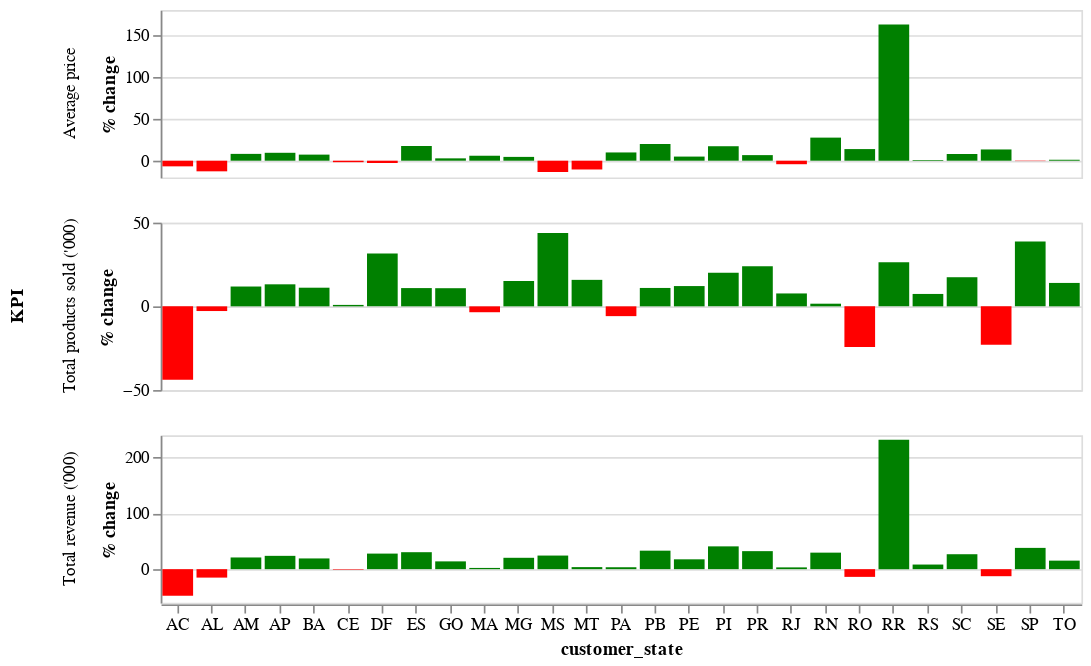

The notebook cell this image was saved under:
### Markdown cell above
This, of course, is not really useful. You don't really need price-volume analysis for above. Where PVM shines, however, is when you want to go a bit deeper. Suppose that our executive team is interested in understanding how different geographical areas are performing - and whether some specific states are under price pressure due to some local competitors.

Let's first have a look at data to get a sense on how company performance looks like when broken down by geography. We can, for example, visualize the % changes in average price, volume and revenue by state.

### Code cell
totals_by_state = (
    sales_data.group_by(["year", "customer_state"])
    .agg(
        pl.sum("revenue").alias("Total revenue ('000)") / 1000,
        pl.sum("quantity").alias("Total products sold ('000)") / 1000,
    )
    .with_columns(
        (pl.col("Total revenue ('000)") / pl.col("Total products sold ('000)")).alias(
            "Average price"
        )
    )
    .melt(id_vars=["year", "customer_state"], variable_name="KPI")
    .pivot(index=["customer_state", "KPI"], values="value", columns=["year"])
    .with_columns(
        (pl.col("2018") - pl.col("2017")).alias("change"),
        ((pl.col("2018") - pl.col("2017")) / pl.col("2017") * 100).alias("% change"),
    )
)

alt.Chart(totals_by_state).mark_bar().encode(
    alt.X("customer_state", axis=alt.Axis(labelAngle=0)),
    y="% change",
    row="KPI",
    tooltip=alt.Tooltip("% change"),
    color=alt.condition(
        alt.datum["% change"] < 0, alt.ColorValue("red"), alt.ColorValue("green")
    ),
).properties(width=550, height=100).resolve_scale(y="independent")

### Figure 1 — Vega-Lite specification as saved in the notebook (floating-point values rounded to 4 significant figures)
{"config": {"view": {"continuousWidth": 300, "continuousHeight": 300}}, "data": {"name": "data-1ba2aa46e2cc5427ff129d1e109c1f14"}, "mark": {"type": "bar"}, "encoding": {"color": {"condition": {"test": "(datum['% change'] < 0)", "value": "red"}, "value": "green"}, "row": {"field": "KPI", "type": "nominal"}, "tooltip": {"field": "% change", "type": "quantitative"}, "x": {"axis": {"labelAngle": 0}, "field": "customer_state", "type": "nominal"}, "y": {"field": "% change", "type": "quantitative"}}, "height": 100, "resolve": {"scale": {"y": "independent"}}, "width": 550, "$schema": "https://vega.github.io/schema/vega-lite/v5.14.1.json", "datasets": {"data-1ba2aa46e2cc5427ff129d1e109c1f14": [{"customer_state": "SP", "KPI": "Total revenue ('000)", "2017": 2387.0, "2018": 3297.0, "change": 910.1, "% change": 38.13}, {"customer_state": "PR", "KPI": "Total revenue ('000)", "2017": 331.3, "2018": 438.3, "change": 107.0, "% change": 32.29}, {"customer_state": "DF", "KPI": "Total revenue ('000)", "2017": 150.0, "2018": 191.8, "change": 41.84, "% change": 27.89}, {"customer_state": "PE", "KPI": "Total revenue ('000)", "2017": 139.0, "2018": 163.5, "change": 24.52, "% change": 17.64}, {"customer_state": "SC", "KPI": "Total revenue ('000)", "2017": 257.8, "2018": 326.8, "change": 69.02, "% change": 26.77}, {"customer_state": "BA", "KPI": "Total revenue ('000)", "2017": 266.1, "2018": 317.2, "change": 51.14, "% change": 19.22}, {"customer_state": "MS", "KPI": "Total revenue ('000)", "2017": 59.54, "2018": 74.05, "change": 14.51, "% change": 24.38}, {"customer_state": "ES", "KPI": "Total revenue ('000)", "2017": 136.6, "2018": 178.1, "change": 41.54, "% change": 30.4}, {"customer_state": "RO", "KPI": "Total revenue ('000)", "2017": 30.16, "2018": 25.99, "change": -4.172, "% change": -13.83}, {"customer_state": "RN", "KPI": "Total revenue ('000)", "2017": 43.15, "2018": 55.92, "change": 12.77, "% change": 29.6}, {"customer_state": "RR", "KPI": "Total revenue ('000)", "2017": 2.007, "2018": 6.662, "change": 4.656, "% change": 232.0}, {"customer_state": "RS", "KPI": "Total revenue ('000)", "2017": 406.9, "2018": 440.5, "change": 33.65, "% change": 8.27}, {"customer_state": "MA", "KPI": "Total revenue ('000)", "2017": 71.76, "2018": 73.34, "change": 1.586, "% change": 2.21}, {"customer_state": "PI", "KPI": "Total revenue ('000)", "2017": 43.22, "2018": 60.88, "change": 17.66, "% change": 40.86}, {"customer_state": "PB", "KPI": "Total revenue ('000)", "2017": 57.77, "2018": 76.92, "change": 19.15, "% change": 33.14}, {"customer_state": "MT", "KPI": "Total revenue ('000)", "2017": 88.32, "2018": 91.55, "change": 3.237, "% change": 3.665}, {"customer_state": "AP", "KPI": "Total revenue ('000)", "2017": 7.211, "2018": 8.931, "change": 1.721, "% change": 23.86}, {"customer_state": "MG", "KPI": "Total revenue ('000)", "2017": 812.9, "2018": 978.6, "change": 165.7, "% change": 20.38}, {"customer_state": "CE", "KPI": "Total revenue ('000)", "2017": 131.2, "2018": 129.9, "change": -1.225, "% change": -0.9342}, {"customer_state": "GO", "KPI": "Total revenue ('000)", "2017": 151.3, "2018": 172.4, "change": 21.11, "% change": 13.95}, {"customer_state": "RJ", "KPI": "Total revenue ('000)", "2017": 993.9, "2018": 1026.0, "change": 31.66, "% change": 3.185}, {"customer_state": "AL", "KPI": "Total revenue ('000)", "2017": 50.53, "2018": 42.88, "change": -7.65, "% change": -15.14}, {"customer_state": "PA", "KPI": "Total revenue ('000)", "2017": 98.51, "2018": 101.9, "change": 3.386, "% change": 3.437}, {"customer_state": "AM", "KPI": "Total revenue ('000)", "2017": 12.2, "2018": 14.75, "change": 2.556, "% change": 20.96}, {"customer_state": "TO", "KPI": "Total revenue ('000)", "2017": 27.63, "2018": 31.85, "change": 4.222, "% change": 15.28}, {"customer_state": "SE", "KPI": "Total revenue ('000)", "2017": 37.21, "2018": 32.51, "change": -4.694, "% change": -12.62}, {"customer_state": "AC", "KPI": "Total revenue ('000)", "2017": 12.76, "2018": 6.683, "change": -6.082, "% change": -47.64}, {"customer_state": "SP", "KPI": "Total products sold ('000)", "2017": 19.14, "2018": 26.56, "change": 7.414, "% change": 38.73}, {"customer_state": "PR", "KPI": "Total products sold ('000)", "2017": 2.474, "2018": 3.068, "change": 0.594, "% change": 24.01}, {"customer_state": "DF", "KPI": "Total products sold ('000)", "2017": 1.0, "2018": 1.315, "change": 0.315, "% change": 31.5}, {"customer_state": "PE", "KPI": "Total products sold ('000)", "2017": 0.809, "2018": 0.907, "change": 0.098, "% change": 12.11}, {"customer_state": "SC", "KPI": "Total products sold ('000)", "2017": 1.851, "2018": 2.173, "change": 0.322, "% change": 17.4}, {"customer_state": "BA", "KPI": "Total products sold ('000)", "2017": 1.715, "2018": 1.906, "change": 0.191, "% change": 11.14}, {"customer_state": "MS", "KPI": "Total products sold ('000)", "2017": 0.329, "2018": 0.473, "change": 0.144, "% change": 43.77}, {"customer_state": "ES", "KPI": "Total products sold ('000)", "2017": 1.045, "2018": 1.159, "change": 0.114, "% change": 10.91}, {"customer_state": "RO", "KPI": "Total products sold ('000)", "2017": 0.152, "2018": 0.115, "change": -0.037, "% change": -24.34}, {"customer_state": "RN", "KPI": "Total products sold ('000)", "2017": 0.253, "2018": 0.257, "change": 0.004, "% change": 1.581}, {"customer_state": "RR", "KPI": "Total products sold ('000)", "2017": 0.019, "2018": 0.024, "change": 0.005, "% change": 26.32}, {"customer_state": "RS", "KPI": "Total products sold ('000)", "2017": 2.903, "2018": 3.118, "change": 0.215, "% change": 7.406}, {"customer_state": "MA", "KPI": "Total products sold ('000)", "2017": 0.398, "2018": 0.384, "change": -0.014, "% change": -3.518}, {"customer_state": "PI", "KPI": "Total products sold ('000)", "2017": 0.234, "2018": 0.281, "change": 0.047, "% change": 20.09}, {"customer_state": "PB", "KPI": "Total products sold ('000)", "2017": 0.273, "2018": 0.303, "change": 0.03, "% change": 10.99}, {"customer_state": "MT", "KPI": "Total products sold ('000)", "2017": 0.474, "2018": 0.549, "change": 0.075, "% change": 15.82}, {"customer_state": "AP", "KPI": "Total products sold ('000)", "2017": 0.038, "2018": 0.043, "change": 0.005, "% change": 13.16}, {"customer_state": "MG", "KPI": "Total products sold ('000)", "2017": 5.901, "2018": 6.794, "change": 0.893, "% change": 15.13}, {"customer_state": "CE", "KPI": "Total products sold ('000)", "2017": 0.699, "2018": 0.705, "change": 0.006, "% change": 0.8584}, {"customer_state": "GO", "KPI": "Total products sold ('000)", "2017": 1.052, "2018": 1.166, "change": 0.114, "% change": 10.84}, {"customer_state": "RJ", "KPI": "Total products sold ('000)", "2017": 6.684, "2018": 7.199, "change": 0.515, "% change": 7.705}, {"customer_state": "AL", "KPI": "Total products sold ('000)", "2017": 0.214, "2018": 0.208, "change": -0.006, "% change": -2.804}, {"customer_state": "PA", "KPI": "Total products sold ('000)", "2017": 0.53, "2018": 0.499, "change": -0.031, "% change": -5.849}, {"customer_state": "AM", "KPI": "Total products sold ('000)", "2017": 0.076, "2018": 0.085, "change": 0.009, "% change": 11.84}, {"customer_state": "TO", "KPI": "Total products sold ('000)", "2017": 0.143, "2018": 0.163, "change": 0.02, "% change": 13.99}, {"customer_state": "SE", "KPI": "Total products sold ('000)", "2017": 0.209, "2018": 0.161, "change": -0.048, "% change": -22.97}, {"customer_state": "AC", "KPI": "Total products sold ('000)", "2017": 0.057, "2018": 0.032, "change": -0.025, "% change": -43.86}, {"customer_state": "SP", "KPI": "Average price", "2017": 124.7, "2018": 124.1, "change": -0.5347, "% change": -0.4289}, {"customer_state": "PR", "KPI": "Average price", "2017": 133.9, "2018": 142.9, "change": 8.938, "% change": 6.674}, {"customer_state": "DF", "KPI": "Average price", "2017": 150.0, "2018": 145.9, "change": -4.113, "% change": -2.742}, {"customer_state": "PE", "KPI": "Average price", "2017": 171.8, "2018": 180.3, "change": 8.471, "% change": 4.931}, {"customer_state": "SC", "KPI": "Average price", "2017": 139.3, "2018": 150.4, "change": 11.12, "% change": 7.987}, {"customer_state": "BA", "KPI": "Average price", "2017": 155.1, "2018": 166.4, "change": 11.28, "% change": 7.273}, {"customer_state": "MS", "KPI": "Average price", "2017": 181.0, "2018": 156.6, "change": -24.41, "% change": -13.49}, {"customer_state": "ES", "KPI": "Average price", "2017": 130.7, "2018": 153.7, "change": 22.98, "% change": 17.58}, {"customer_state": "RO", "KPI": "Average price", "2017": 198.4, "2018": 226.0, "change": 27.57, "% change": 13.89}, {"customer_state": "RN", "KPI": "Average price", "2017": 170.6, "2018": 217.6, "change": 47.04, "% change": 27.58}, {"customer_state": "RR", "KPI": "Average price", "2017": 105.6, "2018": 277.6, "change": 172.0, "% change": 162.8}, {"customer_state": "RS", "KPI": "Average price", "2017": 140.2, "2018": 141.3, "change": 1.127, "% change": 0.8039}, {"customer_state": "MA", "KPI": "Average price", "2017": 180.3, "2018": 191.0, "change": 10.7, "% change": 5.937}, {"customer_state": "PI", "KPI": "Average price", "2017": 184.7, "2018": 216.6, "change": 31.95, "% change": 17.3}, {"customer_state": "PB", "KPI": "Average price", "2017": 211.6, "2018": 253.9, "change": 42.23, "% change": 19.96}, {"customer_state": "MT", "KPI": "Average price", "2017": 186.3, "2018": 166.8, "change": -19.56, "% change": -10.5}, {"customer_state": "AP", "KPI": "Average price", "2017": 189.8, "2018": 207.7, "change": 17.95, "% change": 9.461}, {"customer_state": "MG", "KPI": "Average price", "2017": 137.8, "2018": 144.0, "change": 6.276, "% change": 4.556}, {"customer_state": "CE", "KPI": "Average price", "2017": 187.6, "2018": 184.3, "change": -3.335, "% change": -1.777}, {"customer_state": "GO", "KPI": "Average price", "2017": 143.8, "2018": 147.8, "change": 4.044, "% change": 2.812}, {"customer_state": "RJ", "KPI": "Average price", "2017": 148.7, "2018": 142.5, "change": -6.24, "% change": -4.196}, {"customer_state": "AL", "KPI": "Average price", "2017": 236.1, "2018": 206.1, "change": -29.97, "% change": -12.69}, {"customer_state": "PA", "KPI": "Average price", "2017": 185.9, "2018": 204.2, "change": 18.33, "% change": 9.863}, {"customer_state": "AM", "KPI": "Average price", "2017": 160.5, "2018": 173.5, "change": 13.08, "% change": 8.154}, {"customer_state": "TO", "KPI": "Average price", "2017": 193.2, "2018": 195.4, "change": 2.192, "% change": 1.134}, {"customer_state": "SE", "KPI": "Average price", "2017": 178.0, "2018": 201.9, "change": 23.92, "% change": 13.44}, {"customer_state": "AC", "KPI": "Average price", "2017": 223.9, "2018": 208.8, "change": -15.1, "% change": -6.742}]}}
